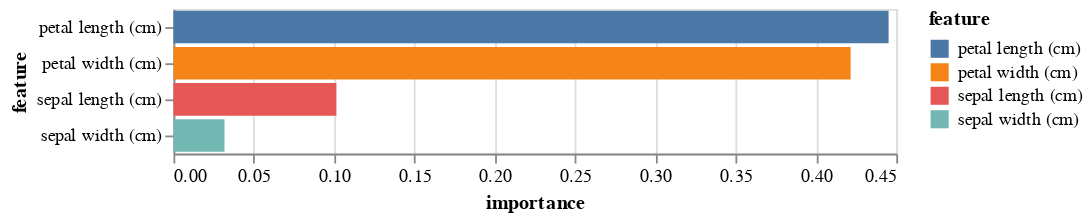

The cell this chart's notebook holds for it:
### Code cell
import altair as alt
fi = pd.DataFrame(feat_importances).reset_index()
fi.columns = ['feature','importance']

alt.Chart(fi).mark_bar().encode(
    x='importance',
    y='feature',
    color ='feature'
)

### Figure 1 — Vega-Lite specification as saved in the notebook (floating-point values rounded to 4 significant figures)
{"config": {"view": {"continuousWidth": 400, "continuousHeight": 300}}, "data": {"name": "data-5565ac56026fcee03d00420012f68fb9"}, "mark": "bar", "encoding": {"color": {"type": "nominal", "field": "feature"}, "x": {"type": "quantitative", "field": "importance"}, "y": {"type": "nominal", "field": "feature"}}, "$schema": "https://vega.github.io/schema/vega-lite/v4.8.1.json", "datasets": {"data-5565ac56026fcee03d00420012f68fb9": [{"feature": "sepal length (cm)", "importance": 0.1014}, {"feature": "sepal width (cm)", "importance": 0.03176}, {"feature": "petal length (cm)", "importance": 0.4452}, {"feature": "petal width (cm)", "importance": 0.4216}]}}
